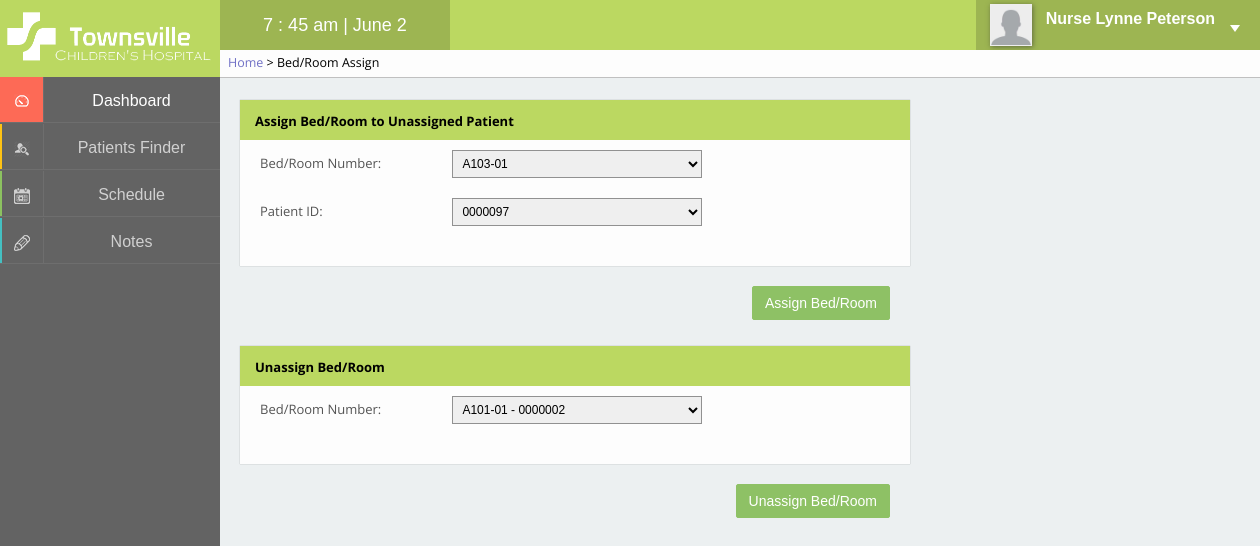
The page /pages/bedassign.php (signed in) on the database its author committed.
### tables this page shows
CREATE TABLE IF NOT EXISTS `staff` (
  `staffID` int(4) unsigned zerofill NOT NULL AUTO_INCREMENT,
  `firstName` varchar(40) NOT NULL,
  `lastName` varchar(40) NOT NULL,
  `title` int(1) NOT NULL,
  `password` varchar(64) NOT NULL,
  `specialties` varchar(40) DEFAULT NULL,
  `photo` varchar(200) NOT NULL DEFAULT '<img src="../images/none.png" alt="Profile picture" />',
  PRIMARY KEY (`staffID`),
  KEY `title_idx` (`title`)
);

### pages/bedassign.php (the view, shortened to what this page needs)
<?php
	$pageTitle = "Bed/Room Assign";
	$breadcrumb = "<a href='home.php'>Home</a> > " . $pageTitle;
	include '../inc/panel.php';
?>
<link type="text/css" rel="stylesheet" href="../css/patientupdate.css" media="screen" />
<div class="leftContent">
	<div class="box">
		<section class="boxTitle">
			<p>Assign Bed/Room to Unassigned Patient</p>
		</section>
		<section class="boxContent">
			<form action="bedassignprocess.php?process=assign" method="post">
				<div>
					<label for="bedNumber">Bed/Room Number: </label>
					<select name="bedNumber">
						<?php
						$sql = "SELECT bedNumber
								FROM beds
								WHERE patientID IS NULL
								OR patientID = ''";
						$result = mysql_query($sql);
						while ($row = mysql_fetch_array($result)) {
							echo "<option>{$row['bedNumber']}</option>";
						}
						?>
					</select>
				</div>
				<div>
					<label for="patientID">Patient ID: </label>
					<select name="patientID">
						<?php
						$sql = "SELECT patients.patientID
								FROM beds RIGHT JOIN patients USING (patientID)
								WHERE beds.patientID IS NULL
								OR beds.patientID = ''
								ORDER BY patientID DESC";
						$result = mysql_query($sql);
						while ($row = mysql_fetch_array($result)) {
							echo "<option>{$row['patientID']}</option>";
						}
						?>
					</select>
				</div>
				<div>
					<button type="submit" class="submit">Assign Bed/Room</button>
				</div>
			</form>
		</section>
	</div>
	<div class="box">
		<section class="boxTitle">
			<p>Unassign Bed/Room</p>
		</section>
		<section class="boxContent">
			<form action="bedassignprocess.php?process=unassign" method="post">
				<div>
					<label for="bedNumber">Bed/Room Number: </label>
					<select name="bedNumber">
						<?php
						$sql = "SELECT bedNumber, patientID
								FROM beds
								WHERE patientID IS NOT NULL
								ORDER BY bedNumber ASC";
						$result = mysql_query($sql);
						while ($row = mysql_fetch_array($result)) {
							echo "<option value='{$row['bedNumber']}'>{$row['bedNumber']} - {$row['patientID']}</option>";
						}
						?>
					</select>
				</div>
				<div>
					<button type="submit" class="submit">Unassign Bed/Room</button>
				</div>
			</form>
		</section>
	</div>
</div>
<?php
	include '../inc/footer.php';
?>

### inc/panel.php (shortened to what this page needs)
<!DOCTYPE html PUBLIC "-//W3C//DTD XHTML 1.0 Transitional//EN" "http://www.w3.org/TR/xhtml1/DTD/xhtml1-transitional.dtd">
<html xmlns="http://www.w3.org/1999/xhtml" xml:lang="en" lang="en">
<head>
	<link type="text/css" rel="stylesheet" href="../css/panel.css" media="screen" />
	<link type="text/css" rel="stylesheet" href="../css/style.css" media="screen" />
</head>
<body onload="load()">
<div class="header">
	<div class="logo">
		<img src="../images/logo_white.png" alt="logo" />
	</div>
	<div class="timer">
		<span id="clock"></span>
	</div>
	<div class="profile">
		<?php
		$staffID = $_SESSION['user'];
		$sql = "SELECT staffID, firstName, lastName, title, specialties, photo
				FROM staff
				WHERE staffID = '$staffID'";
		$result = mysql_query($sql);
		$row = mysql_fetch_assoc($result);
		echo "<div class='pic'>";
			echo $row['photo'];
		echo "</div>";
		echo "<div class='name'>";
			echo "<span class='title'>";
			switch ($row['title']) {
				case 2: echo "Nurse ";
					break;
			}
			echo $row['firstName'] . " " . $row['lastName'] . "</span> <br />";
		echo "</div>";
		?>
		<div class="triangle1"></div>
	</div>
	<div id="breadcrumb">
		<span><?php echo $breadcrumb ?></span>
	</div>
</div>
<div class="panal">
<a href='home.php' id='m1'>
<div class='layer effect'>
 	<div class='icon'>
 		<img src='../images/i1s.png' alt='dashboardICON' />
 	</div>
 	<div class='lable'>
 		<span>Dashboard</span>
 	</div>
</div></a>
<a href='patientsfinder.php' id='m2'>
<div class='layer effect'>
 	<div class='mask'></div>
 	<div class='icon'>
 		<img src='../images/i2s.png' alt='patientsICON' />
 	</div>
 	<div class='lable'>
 		<span>Patients Finder</span>
 	</div>
</div></a>
<a href='schedule.php' id='m3'>
<div class='layer effect'>
 	<div class='mask'></div>
 	<div class='icon'>
 		<img src='../images/i3s.png' alt='scheduleICON' />
 	</div>
 	<div class='lable'>
 		<span>Schedule</span>
 	</div>
</div></a>
<a href='notes.php' id='m4'>
<div class='layer effect' id='m4'>
	<div class='mask'></div>
	<div class='icon'>
		<img src='../images/i4s.png' alt='noteICON' />
	</div>
	<div class='lable'>
		<span>Notes</span>
	</div>
</div></a>
</div>
<div class="content">

### css/panel.css (style rules this page uses)
.header { position: relative; width:100%; height: 50px; background-color: #bbd861; z-index: 10; }
.logo { width:220px; height: 50px; }
.logo img { position: relative; padding-top: 7px; height: 60px; z-index: 11; }
.timer { position: relative; left: 220px; top: -50px; height: 50px; background-color: #9db552; width: 230px; text-align: center; }
.timer span { position: relative; color: white; font-size: 18px; top: 15px; }
.profile { position: relative; right: 0; top: -100px; float: right; height: 50px; background-color: #9db552; cursor: pointer; }
.pic { position: relative; float:left; width: 50px; height: 50px; text-align: center; padding-top: 4px; padding-left: 10px; }
.pic img { width: 40px; height: 40px; border: 1px solid #eee; box-shadow: 1px 1px 5px 0px rgba(50, 50, 50, 0.55); }
.name { position: relative; float: right; top: 10px; right: 45px; color: white; padding-left: 55px; }
.name .title { font-weight: bold; font-size: 16px; }
.triangle1 { position: absolute; top:25px; right: 20px; width: 0; height: 0; border-style: solid; border-width: 7px 5px 0 5px; border-color: #fff transparent transparent transparent; }
.panal { position: absolute; background-color: #636363; top: 0; left: 0; width: 220px; height: 100%; overflow: hidden; z-index: 5; }
.layer { position: relative; top: 45px; width: 220px; height: 47px; overflow: hidden; z-index: 6; }
#m2 .mask { background-color: #ffc313; }
#m3 .mask { background-color: #8cc260; }
#m4 .mask { background-color: #44c0c2; }
.effect .mask { width: 2px; height: 46px; position: absolute; overflow: hidden; top: 0; left: 0; z-index: -1; -webkit-transition:width 0.2s; transition:width 0.2s; }
.layer .icon { width: 43px; height: 45px; border-bottom: 1px solid #6e6e6e; border-right: 1px solid #6e6e6e; text-align: center; background-color: transparent; }
.layer .icon img { padding-top: 17px; z-index: 1; opacity: 0.7; -webkit-transition:opacity 0.3s; transition:opacity 0.3s; }
.active .icon img { opacity: 1 !important; }
.layer .lable { position: relative; top: -46px; left: 43px; width: 177px; height: 45px; border-bottom: 1px solid #6e6e6e; text-align: center; }
.layer .lable span { position: relative; color: white; top: 15px; opacity: 0.7; -webkit-transition:opacity 0.3s; transition:opacity 0.3s; }
.active .lable span { opacity: 1 !important; }
#breadcrumb { position: absolute; left: 220px; top: 50px; height: 27px; min-width: -webkit-calc(100% - 220px); min-width: calc(100% - 220px); border-bottom: 1px solid #C0C0C0; background-color: #fdfdfd; font-family: 'Open Sans', sans-serif; font-size: 12.5px; }
#breadcrumb a { color: #7171C6; }
#breadcrumb span { position: relative; bottom: -4px; margin: 0px 8px; }

### css/style.css (style rules this page uses)
html, body { margin : 0; padding : 0; background-color: #ecf0f1; background-image: url('../images/panelbg.jpg'); background-repeat: repeat-y; background-size: 220px 16px; font-family: "proxima-nova-1","proxima-nova-2",arial,helvetica,sans-serif; }
a { text-decoration: none; color: #555; }
.content { background-color: #ecf0f1; position: absolute; width: -webkit-calc(100% - 250px); width: calc(100% - 250px); min-width: 1000px; max-width: 1200px; min-height: -webkit-calc(100% - 100px); min-height: calc(100% - 100px);*/ top: 77px; left: 220px; padding: 50px 10px 10px 20px; z-index: 1; font-family: 'Open Sans', sans-serif; }
.leftContent { position: absolute; width: -webkit-calc(100% - 370px); width: calc(100% - 370px); min-width: 600px; }
.box { box-shadow: 0 0 1px 0 rgba(50, 50, 50, 0.45); display: block; }
.boxTitle { background-color: #bbd861; height: 40px; }
.boxTitle p { font-size: 13px; font-weight: 700; margin-top: 0; padding: 12px 0 0 15px; }
.boxContent { background-color: #fdfdfd; font-size: 13px; padding: 10px 20px 20px 20px; color: #545454; }
.submit { padding: 6px 12px; font-size: 14px; line-height: 1.42857143; text-align: center; white-space: nowrap; vertical-align: middle; cursor: pointer; background-image: none; border: 1px solid transparent; font-weight: 500; border-radius: 2px; color: #fff; background-color: #8ec165; border-color: #8ec165; float: right; margin-left: 10px; }
select { padding: 5px; font-size: 12px; line-height: 1; border-color: #919191; border-radius: 0; height: 28px; }

### css/patientupdate.css (style rules this page uses)
.box { margin-bottom: 80px; }
.submit { margin-top: 40px; }
label { display: inline-block; width: 30%; }
select { width: 250px; margin-bottom: 20px; }

### rows shown on the page
staff: photo (placeholder picture), firstName "Lynne", lastName "Peterson"

### other values the page prints
$pageTitle "Bed/Room Assign"
form field bedNumber "A103-01"
form field patientID "0000097"
form field bedNumber "A101-01 - 0000002"
